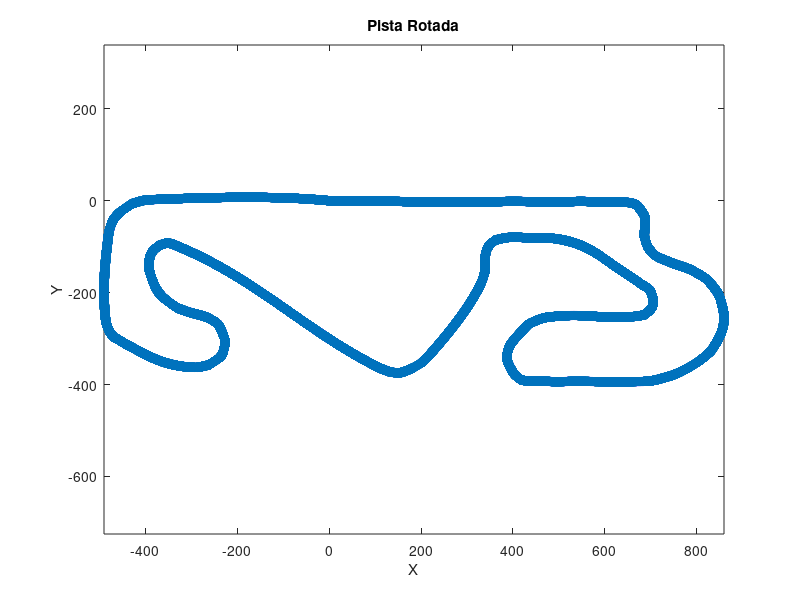

The MATLAB source for this figure:

global track_x track_y omega tp m Cf Iz lf lr Cd Af Cr R C_lambda C_alpha_f C_alpha_r lambda g theta mode FN mu1 mu2 mu3 vx miu F_max steering_angle;
m = 1400;        % Masa del vehículo (kg)
Iz = 1960;       % Inercia del vehículo respecto al eje vertical (kg·m^2)
lf = 1.177;      % Distancia al eje delantero (m)
lr = 1.358;      % Distancia al eje trasero (m)
Cd = 0.35;       % Coeficiente de arrastre aerodinámico
Af = 2.14;       % Área frontal (m^2)
Cf = 0.015;
Cr = 0.015;      % Coeficiente de resistencia a la rodadura
R = 0.3;         % Radio de las ruedas (m)
C_lambda = 66100;    % Rigidez longitudinal del neumático (N)
C_alpha_f = 84085;   % Rigidez lateral del neumático delantero (N/rad)
C_alpha_r = 87342;   % Rigidez lateral del neumático trasero (N/rad)
omega  = 15;
lambda = 0.1; 
g = 9.81;
theta = 1;
mode = 2;
FN = (m*g)/2;
track = load('data/Track.mat');
track_x = track.Track.X;
track_y = track.Track.Y;

steering_angle = 0.1;

mu1 = 1.11;  % seco 1.11, 23.99 , 0.52 % mojado 0.687 33.822 0.347 cobblestone 1.37, 6.46, 0.67  hielo 0.19 94.13 0.06
mu2 = 23.99;  
mu3 = 0.52;

vx = 10;
tp = 3;
miu = 0.5;

F_max = miu * FN;

% plant 

P = tf(1, [m, 0]); % P(s) = 1 / (m * s)


% controller 

s = tf('s'); 
Kp = 1;      
Ki = 1;   

%C = Kp + Ki / s;


%% MPC

% Matrices del modelo continuo
A = [
    (-Cf - Cr) / (m * vx),   (-vx + (Cr * lr - Cf * lf) / (m * vx));
    (-lf * Cf + lr * Cr) / (Iz * vx),  (-lf^2 * Cf - lr^2 * Cr) / (Iz * vx)
];

B = [
    Cf / m;
    lf * Cf / Iz
];

C = [0 1]; % Solo rastrear la velocidad angular de guiñada (ψ̇)
D = 0;


Ts = 0.1; % Tiempo de muestreo (s)

% Discretización
sys_c = ss(A, B, C, D);       % Sistema en tiempo continuo
sys_d = c2d(sys_c, Ts);       % Sistema discretizado

Adis = sys_d.A;                 % Matriz A discreta
Bdis = sys_d.B;                 % Matriz B discreta
Cdis = sys_d.C;                 % Matriz C discreta
Ddis = sys_d.D;                 % Matriz D discreta

plant = ss(Adis,Bdis,Cdis,Ddis)


%% track


% Ángulo de rotación (en radianes)
theta = -4.17;

% Matriz de rotación
R = [cos(theta), -sin(theta); 
     sin(theta),  cos(theta)];

% Rotar todos los puntos
rotated_points = R * [track_x; track_y];

% Nuevos vectores rotados
track_x_rotated = rotated_points(1, :);
track_y_rotated = rotated_points(2, :);

% Salida
track_x = track_x_rotated;
track_y = track_y_rotated;

figure;
plot(track_x, track_y, '-o'); % Pista rotada
title('Pista Rotada');
xlabel('X');
ylabel('Y');
axis equal;